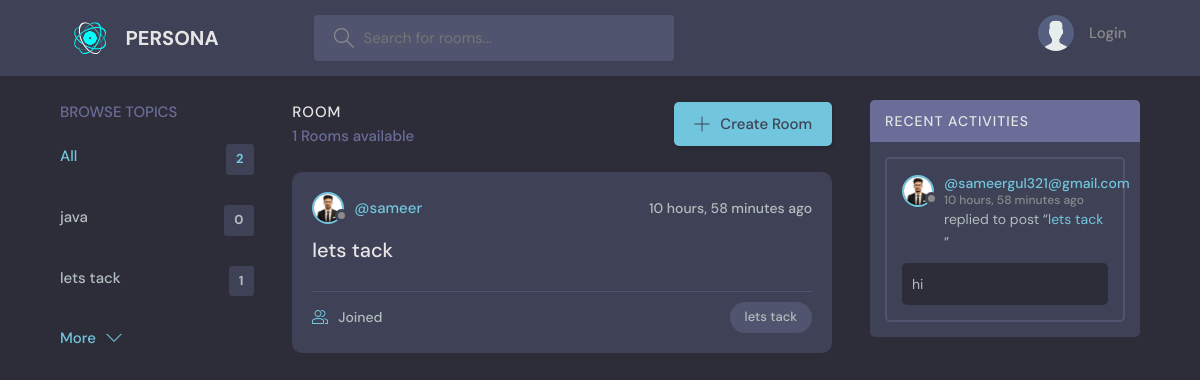
The page / on the database its author committed.
### base/models.py (models this page shows, shortened)
class Topic(models.Model):
    name = models.CharField(max_length=200)

class Room(models.Model):
    host = models.ForeignKey(User, on_delete=models.SET_NULL, null=True)
    topic = models.ForeignKey(Topic, on_delete= models.SET_NULL, null=True)
    name = models.CharField(max_length=200)
    description =  models.TextField(null=True, blank=True)
    participants = models.ManyToManyField(User, related_name='participants', blank=True)
    updated = models.DateField(auto_now=True)
    created = models.DateField(auto_now_add=True)
    class Meta:
        ordering = ['-updated', '-created']
    def __str__(self):
        return self.name

class User (AbstractUser):
    name = models.CharField(max_length=200, null=True)
    email = models.EmailField(unique=True, null=True)
    bio = models.TextField(null=True)
    avatar = models.ImageField(null=True, default="avatar.svg")
    USERNAME_FIELD = 'email'
    REQUIRED_FIELDS = []

class Message(models.Model):
    user= models.ForeignKey(User, on_delete=models.CASCADE)
    room = models.ForeignKey(Room, on_delete=models.CASCADE)
    body = models.TextField()
    updated = models.DateField(auto_now=True)
    created = models.DateField(auto_now_add=True)
    class Meta:
        ordering = ['-updated', '-created']

### base/views.py (the view)
# urls.py: path('', views.home, name='home'),
def home(request):
    q = request.GET.get('q') if request.GET.get('q') != None else ''
    rooms = Room.objects.filter(
         Q(topic__name__icontains=q) |
         Q(name__icontains = q) |
         Q(description__icontains = q)
         )
    topics = Topic.objects.all()[0:5]
    room_count = rooms.count()
    room_messages = Message.objects.filter(Q(room__topic__name__icontains=q))
    context = {'rooms': rooms , 'topics': topics , 'room_count': room_count, 'room_messages':room_messages}
    return render(request, 'base/index.html', context)

### base/templates/base/index.html (shortened to what this page needs)
{% extends 'main.html' %}
{% block content %}
    <main class="layout layout--3">
      <div class="container">
        {% include 'base/topics_component.html' %}
        <div class="roomList">
          <div class="roomList__header">
            <div>
              <h2>Room</h2>
              <p>{{room_count}} Rooms available</p>
            </div>
            <a class="btn btn--main" href="{% url 'create-room' %}">
              <svg version="1.1" xmlns="http://www.w3.org/2000/svg" width="32" height="32" viewBox="0 0 32 32">
                <title>add</title>
                <path
                  d="M16.943 0.943h-1.885v14.115h-14.115v1.885h14.115v14.115h1.885v-14.115h14.115v-1.885h-14.115v-14.115z"
                ></path>
              </svg>
              Create Room
            </a>
          </div>
          {% include 'base/feeds_component.html' %}
        </div>
        {% include 'base/activity_component.html' %}
      </div>
    </main>
{% endblock content %}

### base/templates/base/topics_component.html
<div class="topics">
    <div class="topics__header">
      <h2>Browse Topics</h2>
    </div>
    <ul class="topics__list">
      <li>
        <a href="{% url 'home' %}" class="active">All <span>{{topics.count}}</span></a>
      </li>
      {% for topic in topics %}
      <li>
        <a href="{% url 'home' %}?q={{topic.name}}">{{topic.name}} <span>{{topic.room_set.all.count}}</span></a>
      </li>
      {% endfor %}
    </ul>
    <a class="btn btn--link" href="{% url 'topics' %}">
      More
      <svg version="1.1" xmlns="http://www.w3.org/2000/svg" width="32" height="32" viewBox="0 0 32 32">
        <title>chevron-down</title>
        <path d="M16 21l-13-13h-3l16 16 16-16h-3l-13 13z"></path>
      </svg>
    </a>
  </div>

### base/templates/base/feeds_component.html (shortened to what this page needs)
{% for room in rooms %}
<div class="roomListRoom">
    <div class="roomListRoom__header">
      <a href="{% url 'user-profile' room.host.id %}" class="roomListRoom__author">
        <div class="avatar avatar--small">
          <img src="{{room.host.avatar.url}}" />
        </div>
        <span>@{{room.host.username}}</span>
      </a>
      <div class="roomListRoom__actions">
        <span>{{room.created|timesince}} ago</span>
      </div>
    </div>
    <div class="roomListRoom__content">
      <a href="{% url 'room' pk=room.id %}">{{room.name}}</a>
    </div>
    <div class="roomListRoom__meta">
      <a href="{% url 'room' pk=room.id %}" class="roomListRoom__joined">
        {{room.paricipants.all.count}} Joined
      </a>
      <p class="roomListRoom__topic">{{room.topic.name}}</p>
    </div>
  </div>
  {% endfor %}

### base/templates/base/activity_component.html (shortened to what this page needs)
<div class="activities">
    <div class="activities__header">
      <h2>Recent Activities</h2>
    </div>
    {% for message in room_messages %}
    <div class="activities__box">
      <div class="activities__boxHeader roomListRoom__header">
        <a href="{% url 'user-profile' message.user.id %}" class="roomListRoom__author">
          <div class="avatar avatar--small">
            <img src="{{message.user.avatar.url}}" />
          </div>
          <p>
            @{{message.user}}
            <span>{{message.created|timesince}} ago</span>
          </p>
        </a>
      </div>
      <div class="activities__boxContent">
        <p>replied to post “<a href="{% url 'room' message.room.id %}">{{message.room}}</a>”</p>
        <div class="activities__boxRoomContent">
          {{message.body}}
        </div>
      </div>
    </div>
    {% endfor %}
  </div>

### rows shown on the page
Topic: name "java", room_set.all.count "0"
Topic: name "lets tack", room_set.all.count "1"
Room: host.avatar (picture), host.username "sameer", created "10 hours, 58 minutes", name "lets tack", topic.name "lets tack"
Message: user.avatar (picture), user "sameergul321@gmail.com", created "10 hours, 58 minutes", room "lets tack", body "hi"

### other values the page prints
{{ topics.count }} "2"
{{ room_count }} "1"
